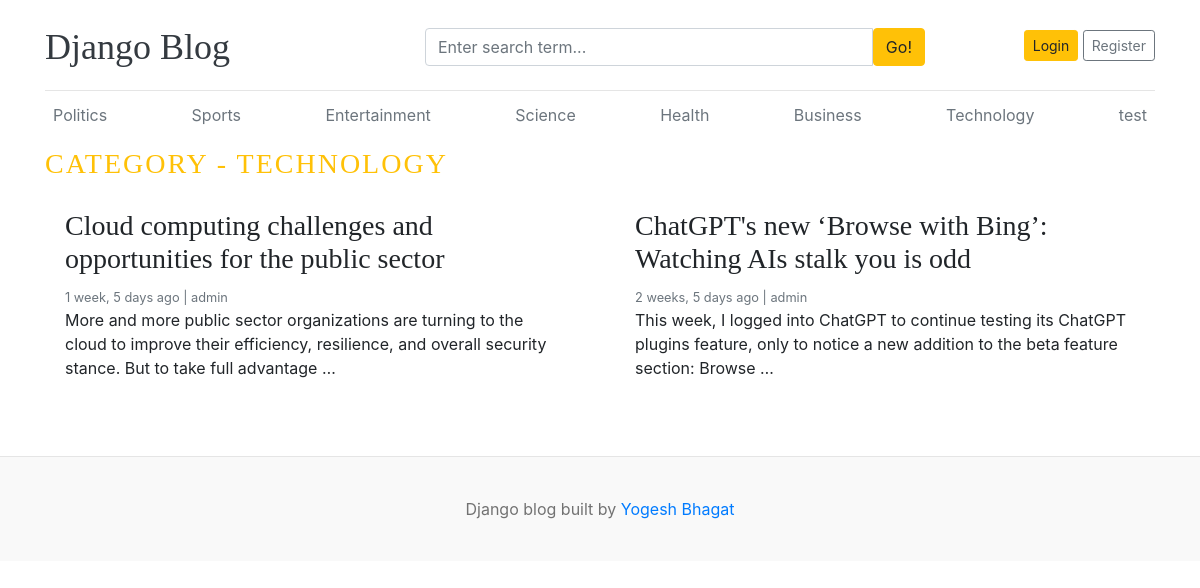
Page /blog/7/ on the earlier database version.
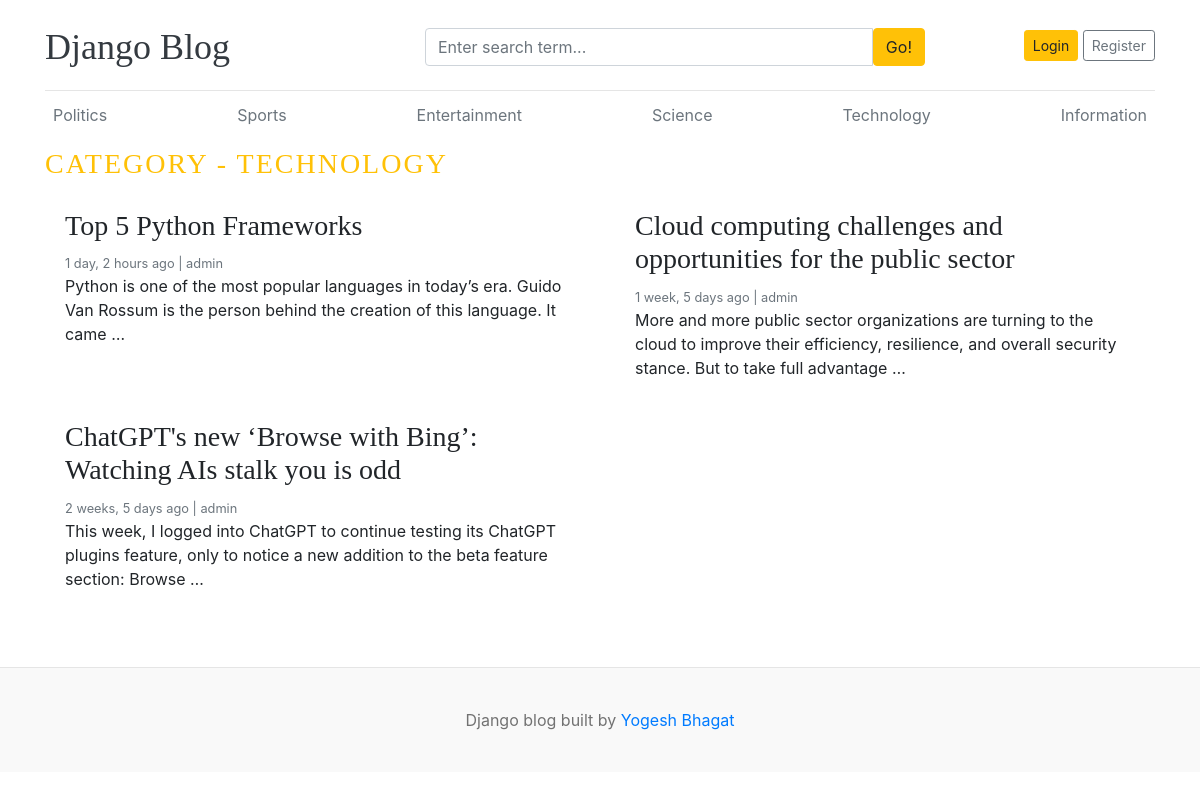
Same page on the later database version.
### blogs/models.py (models this page shows, shortened)
class Category(models.Model):
    category_name = models.CharField(max_length=50)
    created_at = models.DateTimeField(auto_now_add=True)
    updated_at = models.DateTimeField(auto_now = True)
    class Meta:
        verbose_name_plural = 'Categories'
    def __str__(self):
        return self.category_name

class Blog(models.Model):
    title = models.CharField(max_length=100)
    slug = models.SlugField(max_length=150, unique=True, blank=True)
    category = models.ForeignKey(Category, on_delete=models.CASCADE)
    author = models.ForeignKey(User, on_delete=models.CASCADE)
    image = models.ImageField(upload_to='uploads/%Y/%m/%d')
    short_description = models.TextField(max_length=500)
    blog_body = models.TextField(max_length=5000)
    status = models.CharField(max_length=20, choices=STATUS_CHOICES, default='Draft')
    is_featured = models.BooleanField(default=False)
    created_at = models.DateTimeField(auto_now_add=True)
    updated_at = models.DateTimeField(auto_now=True)

### blogs/views.py (the view)
# urls.py: path('<int:category_id>/', views.blogs_by_category, name='blogs_by_category'),
def blogs_by_category(request, category_id):
    blogs = Blog.objects.filter(category = category_id, status='Published').order_by('-created_at')
    category = get_object_or_404(Category, id=category_id)
    context = {
        'blogs':blogs,
        'category':category,
    }
    return render (request, 'blogs_by_category.html', context)

### blogs/context_processors.py (called while the page is built)
def get_categories(request):
    categories = Category.objects.all()
    return dict(categories=categories)

def get_social_links(request):
    social_links = SocialLink.objects.all()
    return dict(social_links=social_links)

### templates/blogs_by_category.html (shortened to what this page needs)
{% extends 'base.html' %}
{% block content %}
{% if blogs %}
  <h3 class="text-uppercase text-warning" style="letter-spacing: 2px;">Category - {{category}}</h3>
    <div class="row mb-2">
      {% for blog in blogs %}
        <div class="col-md-6">
          <div class="card border-0" >
            <div class="card-body">
              <h3>{{blog.title}}</h3>
              <small class="mb-1 text-muted">{{blog.created_at | timesince}} ago | {{blog.author}}</small>
              <p class="card-text">{{blog.short_description | truncatewords:25}}</p>
            </div>
          </div>
        </div>
      {% endfor %}
{% else %}
  <h3 class="text-uppercase text-warning" style="letter-spacing: 2px;" >No blogs found.</h3>
{% endif %}
  </div>
    </div>
{% endblock %}

### templates/base.html (shortened to what this page needs)
{% load static %}
<!DOCTYPE html>
<html lang="en">
<head>
    <link href="https://getbootstrap.com/docs/4.0/dist/css/bootstrap.min.css" rel="stylesheet">
    <link rel="stylesheet" href="https://cdnjs.cloudflare.com/ajax/libs/font-awesome/4.7.0/css/font-awesome.min.css">
    <link href="{% static 'css/blog.css' %}" rel="stylesheet">
  </head>
<body>
    <div class="container">
      <header class="blog-header py-3">
        <div class="row flex-nowrap justify-content-between align-items-center">
          <div class="col-4 pt-1">
            <a class="blog-header-logo text-dark" href="/">Django Blog</a>
          </div>
          <div class="col-4 pt-1">
            <form action="{% url 'search' %}" method="GET">
              <div class="input-group">
                <input class="form-control" type="text" name="keyword" value="{{keyword}}" placeholder="Enter search term..." aria-label="Enter search term..." aria-describedby="button-search" />
                <button type="submit" class="btn btn-warning" id="button-search" type="button">Go!</button>
            </div>
            </form>
          </div>
          <div class="col-4 d-flex justify-content-end align-items-center">
            {% if not user.is_authenticated %}
            <a class="btn btn-sm btn-warning" href="{% url 'login' %}">Login</a> &nbsp;
            <a class="btn btn-sm btn-outline-secondary" href="{% url 'register' %}">Register</a>
            {% else %}
            {% if perms.blogs.change_blog %}
            <a href="{% url 'dashboard' %}" class="btn btn-warning">Dashboard</a>
            &emsp;
            {% endif %}
            <a href="{% url 'logout' %}" class="btn btn-warning">Logout</a>
            {% endif %}
          </div>
        </div>
      </header>
      <div class="nav-scroller py-1 mb-2">
        <nav class="nav d-flex justify-content-between">
          {% for category in categories %}
          <a class="p-2 text-muted" href="{%url 'blogs_by_category' category.id%}">{{category.category_name}}</a>
          {% endfor %}
        </nav>
      </div>
{% block content %}
{% endblock %}
<br><br>
<footer class="blog-footer">
  <p>Django blog built  by <a href="#">Yogesh Bhagat</a></p>
</footer>
</body>
</html>

Differences in the rows shown:
removed Category: category_name "Health"
removed Category: category_name "Business"
changed Category: category_name "test" → "Information"
added Blog: title "Top 5 Python Frameworks", created_at "1 day, 2 hours", author "admin", short_description "Python is one of the most popular languages in today’s era. Guido Van Rossum is the person behind the creation of this language. It came …"
